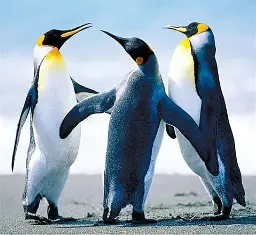
#> input picture Image processing/Photos/photo_1.webp, 256 x 235 px
$ python spline_interpolation.py
#> lines starting #> are read from the running program, lines starting #| are printed output that depends on the picture
import cv2

img = cv2.imread('Photos/photo_1.webp')
#> img is the input picture: shape (235, 256, 3); mean B, G, R 176.1, 162.3, 144.4
w, h, c = img.shape
#> w = 235; h = 256; c = 3

scale_factor= 2
new_dims = (w*scale_factor,h*scale_factor)
#> new_dims = (470, 512)

spline_img = cv2.resize(img,new_dims,interpolation=cv2.INTER_CUBIC)
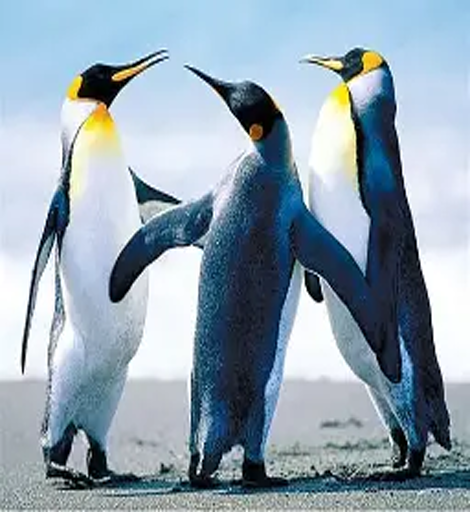
#> spline_img: shape (512, 470, 3); mean B, G, R 176, 162.3, 144.4

# Results
cv2.imshow('original',img)
cv2.imshow('Spline interpolation',spline_img)
cv2.waitKey(0)
cv2.destroyAllWindows()

$ run again, with Image processing/Photos/image.webp copied over Image processing/Photos/photo_1.webp
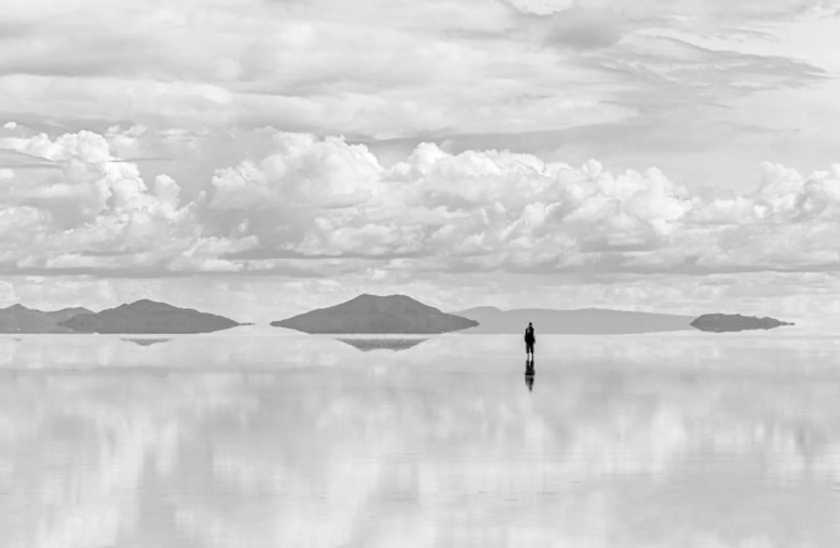
#> input picture Image processing/Photos/image.webp, 1680 x 1096 px (shown at 1/2 size)
#> img is the input picture: shape (1096, 1680, 3); mean B, G, R 208.5, 208.5, 208.5
#> `spline_img = cv2.resize(img,new_dims,interpolation=cv2.INTER_CUBIC)`:
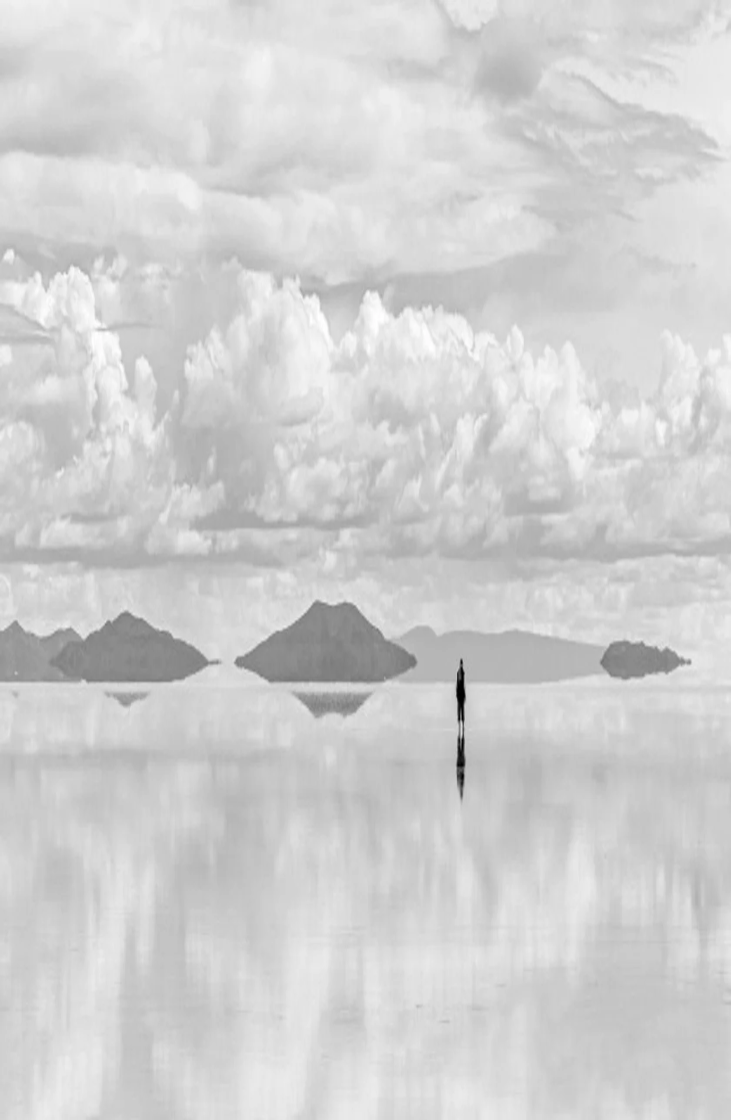
#> spline_img: shape (3360, 2192, 3) (shown at 1/3 size); mean B, G, R 208.5, 208.5, 208.5
